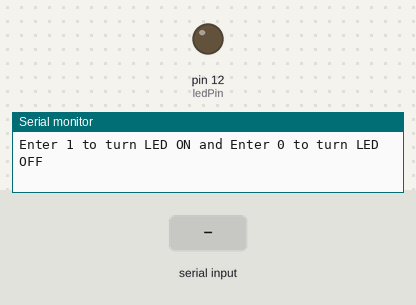
Bench run of a sketch on a simulated Arduino Uno, built with avr-gcc and run on an emulated ATmega328P. Parts: output pins drawn as LEDs (lit = HIGH), the last lines printed to the serial monitor. The inputs (shaded band) are chosen by the test bench.

Above: at 1.2 s.
1.3 s: "1\n" received over Serial
At 2.1 s:
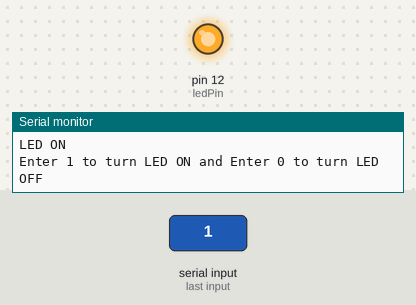
Timing chart, 0 to 4.3 s (numbered marks = the images above; inputs shaded):
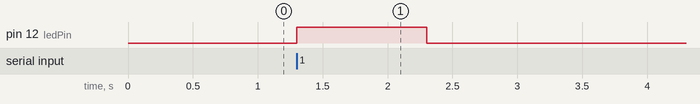

The sketch:

sketch_oct23b.ino
```cpp
int input;
const int ledPin = 12;

void setup() {
  Serial.begin(9600);
  pinMode(ledPin, OUTPUT);
}

void loop() {
  Serial.println("Enter 1 to turn LED ON and Enter 0 to turn LED OFF");
  while(Serial.available()==0) {

  }
  input=Serial.parseInt();
  if(input==1){
    Serial.println("LED ON");
    digitalWrite(ledPin, HIGH);


  }
  else{
    Serial.println("LED OFF");
    digitalWrite(ledPin, LOW);

  }

}
```

Measured:
- after the input at 1.3 s, pin 12 (ledPin): LOW → HIGH at once, → LOW 1.0 s later
